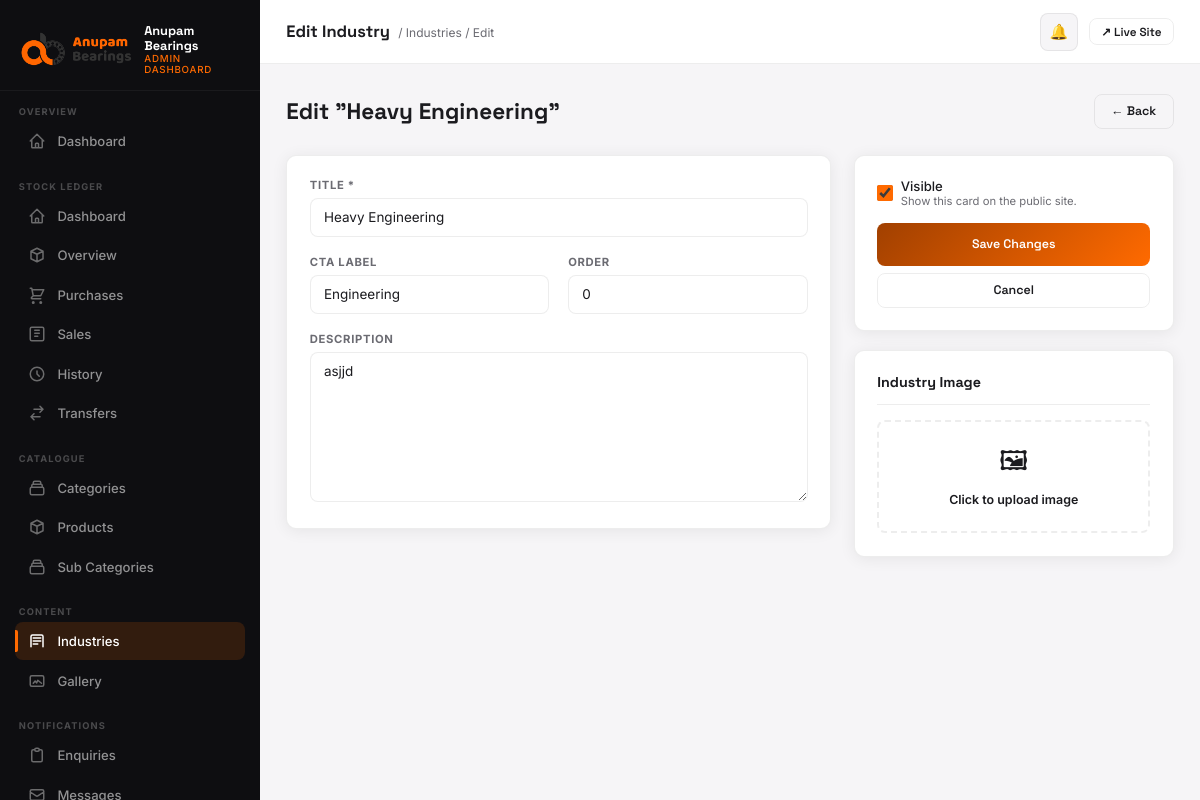
The page /dashboard/industries/2/edit/ (signed in) on the database its author committed.
### core/models.py (models this page shows, shortened)
class IndustryCard(models.Model):
	title = models.CharField(max_length=200)
	description = models.TextField()
	image = models.ImageField(upload_to=industry_image_upload_to, blank=True, null=True)
	cta_label = models.CharField(max_length=80, blank=True, default='Learn More')
	order = models.IntegerField(default=0)
	is_active = models.BooleanField(default=True)
	class Meta:
		ordering = ['order', 'title']
		verbose_name = 'Industry card'
		verbose_name_plural = 'Industry cards'

### dashboard/views.py (the view, shortened to what this page needs)
# urls.py: path('industries/<int:pk>/edit/', views.industry_edit,          name='industry_edit'),
@login_required(login_url='/dashboard/login/')
@staff_required
@role_required(UserProfile.ADMIN)
def industry_edit(request, pk):
    industry = get_object_or_404(IndustryCard, pk=pk)
    return render(request, 'dashboard/industry_form.html', {'industry': industry})

### core/context_processors.py (called while the page is built)
def seo(request):
    return build_seo_context(request)

### core/seo.py (called while the page is built)
def site_url() -> str:
    return getattr(settings, 'SITE_URL', 'https://anupambearings.com').rstrip('/')

def absolute_url(path: str) -> str:
    if not path:
        return site_url()
    parsed = urlsplit(path)
    if parsed.scheme:
        return path
    if path.startswith('/'):
        return f'{site_url()}{path}'
    return f"{site_url()}/{path.lstrip('/')}"

def build_canonical_url(request, *, path: str | None = None) -> str:
    canonical_path = path if path is not None else request.path
    return absolute_url(canonical_path)

def _serialize_schema(schema: dict) -> str:
    return json.dumps(schema, ensure_ascii=False, separators=(',', ':'))

def website_schema() -> dict:
    return {
        '@context': 'https://schema.org',
        '@type': 'WebSite',
        '@id': f'{site_url()}#website',
        'url': site_url(),
        'name': SITE_NAME,
        'alternateName': 'Anupam Bearings India',
        'description': SITE_DESCRIPTION,
        'publisher': {'@id': f'{site_url()}#organization'},
        'potentialAction': {
            '@type': 'SearchAction',
            'target': {
                '@type': 'EntryPoint',
                'urlTemplate': f'{site_url()}/products/?q={{search_term_string}}',
            },
            'query-input': 'required name=search_term_string',
        },
    }

### stock_ledger/context_processors.py (called while the page is built, shortened)
def dashboard_role(request):
    user = getattr(request, 'user', None)
    if not user or not user.is_authenticated or not user.is_staff:
        return {}
    profile = getattr(user, 'stock_profile', None)
    if profile is None:
        return {}
    return {
        'dash_role': profile.role,
        'dash_branch': profile.branch,
    }

def low_stock_alert(request):
    user = getattr(request, 'user', None)
    if not user or not user.is_authenticated or not user.is_staff:
        return {'show_low_stock_modal': False}
    profile = getattr(user, 'stock_profile', None)
    if profile is None or profile.role not in (UserProfile.ADMIN, UserProfile.BRANCH_STAFF):
        return {'show_low_stock_modal': False}
    if request.session.get('low_stock_alert_shown'):
        return {'show_low_stock_modal': False}

### templates/dashboard/industry_form.html (shortened to what this page needs)
{% extends "dashboard/base.html" %}
{% block page_title %}{% if industry %}Edit Industry{% else %}Add Industry{% endif %}{% endblock %}
{% block breadcrumb %}<span class="topbar-breadcrumb">/ <a href="{% url 'dashboard:industries' %}" style="color:var(--muted);text-decoration:none;">Industries</a> / {% if industry %}Edit{% else %}New{% endif %}</span>{% endblock %}
{% block nav_industries %}active{% endblock %}
{% block content %}
<div class="page-header">
  <div class="page-header-left">
    <h1>{% if industry %}Edit "{{ industry.title }}"{% else %}Add New Industry{% endif %}</h1>
  </div>
  <a href="{% url 'dashboard:industries' %}" class="btn btn-ghost">← Back</a>
</div>
<form method="POST" enctype="multipart/form-data">
  <div style="display:grid;grid-template-columns:1fr 320px;gap:1.5rem;align-items:start;">
    <div class="card card-pad">
      <div class="form-grid">
        <div class="form-group">
          <label>Title *</label>
          <input class="form-input" type="text" name="title" required value="{{ industry.title|default:'' }}" placeholder="e.g. Heavy Engineering"/>
        </div>
        <div class="form-row">
          <div class="form-group">
            <label>CTA Label</label>
            <input class="form-input" type="text" name="cta_label" value="{{ industry.cta_label|default:'Learn More' }}" placeholder="e.g. Processing"/>
          </div>
          <div class="form-group">
            <label>Order</label>
            <input class="form-input" type="number" name="order" value="{{ industry.order|default:0 }}" min="0"/>
          </div>
        </div>
        <div class="form-group">
          <label>Description</label>
          <textarea class="form-input" name="description" style="min-height:150px;" placeholder="Describe this industry card…">{{ industry.description|default:'' }}</textarea>
        </div>
      </div>
    </div>
    <div style="display:flex;flex-direction:column;gap:1.25rem;">
      <div class="card card-pad">
        <label class="form-check" style="margin-bottom:1rem;">
          <input type="checkbox" name="is_active" {% if not industry or industry.is_active %}checked{% endif %}/>
          <div>
            <div class="form-check-label">Visible</div>
            <div style="font-size:0.75rem;color:var(--muted);">Show this card on the public site.</div>
          </div>
        </label>
        <button type="submit" class="btn btn-primary" style="width:100%;justify-content:center;padding:0.875rem;">{% if industry %}Save Changes{% else %}Add Industry{% endif %}</button>
        <a href="{% url 'dashboard:industries' %}" class="btn btn-ghost" style="width:100%;justify-content:center;margin-top:0.5rem;">Cancel</a>
      </div>
      <div class="card card-pad">
        <h3 style="font-family:var(--font-d);font-size:0.95rem;font-weight:700;margin-bottom:1rem;padding-bottom:0.875rem;border-bottom:1px solid var(--border);">Industry Image</h3>
        <div style="border:2px dashed var(--border);border-radius:8px;padding:1.25rem;text-align:center;cursor:pointer;" onclick="document.getElementById('industry-image').click()">
          <div style="font-size:1.8rem;margin-bottom:0.35rem;">🖼</div>
          <div style="font-size:0.83rem;font-weight:600;">Click to upload image</div>
        </div>
      </div>
    </div>
  </div>
</form>
{% endblock %}

### templates/dashboard/base.html (style rules this page uses)
*, *::before, *::after { box-sizing: border-box; margin: 0; padding: 0; }
:root { --orange: #ff6a00; --orange-dk: #a14000; --surface: #f6f5f7; --card: #ffffff; --sidebar-bg: #0e0e11; --sidebar-w: 260px; --on: #1b1b1f; --muted: #6b6b72; --border: rgba(0,0,0,0.07); --grad: linear-gradient(135deg,#a14000 0%,#ff6a00 100%); --radius: 10px; --shadow: 0 2px 16px rgba(0,0,0,0.07); --shadow-lg: 0 8px 40px rgba(0,0,0,0.12); --font-d: 'Space Grotesk', sans-serif; --font-b: 'Inter', sans-serif; }
html { font-size: 15px; -webkit-font-smoothing: antialiased; }
body { font-family: var(--font-b); background: var(--surface); color: var(--on); display: flex; min-height: 100vh; overflow-x: hidden; }
.topbar-breadcrumb { font-size: 0.8rem; color: var(--muted); margin-left: 4px; }
.page-header { display: flex; align-items: center; justify-content: space-between; margin-bottom: 1.75rem; gap: 1rem; flex-wrap: wrap; }
.page-header-left h1 { font-family: var(--font-d); font-size: 1.5rem; font-weight: 700; }
.card { background: var(--card); border-radius: var(--radius); border: 1px solid var(--border); box-shadow: var(--shadow); }
.card-pad { padding: 1.5rem; }
.btn { display: inline-flex; align-items: center; gap: 0.4rem; padding: 0.55rem 1.1rem; border-radius: 8px; font-family: var(--font-d); font-size: 0.83rem; font-weight: 600; cursor: pointer; border: none; text-decoration: none; transition: all 0.18s; }
.btn-primary { background: var(--grad); color: #fff; }
.btn-ghost { background: transparent; color: var(--on); border: 1px solid var(--border); }
.form-grid { display: grid; gap: 1.25rem; }
.form-row { display: grid; grid-template-columns: 1fr 1fr; gap: 1.25rem; }
.form-group label { display: block; font-size: 0.75rem; font-weight: 700; letter-spacing: 0.06em; text-transform: uppercase; color: var(--muted); margin-bottom: 0.35rem; }
.form-input { width: 100%; padding: 0.7rem 0.875rem; border: 1px solid var(--border); border-radius: 8px; font-family: var(--font-b); font-size: 0.9rem; color: var(--on); background: var(--card); outline: none; transition: border-color 0.18s, box-shadow 0.18s; }
textarea.form-input { min-height: 100px; resize: vertical; }
.form-check { display: flex; align-items: center; gap: 0.5rem; cursor: pointer; }
.form-check input { width: 16px; height: 16px; accent-color: var(--orange); cursor: pointer; }
.form-check-label { font-size: 0.875rem; font-weight: 500; color: var(--on); }

### rows shown on the page
IndustryCard: title "Heavy Engineering", cta_label "Engineering", order "0", description "asjjd", is_active "☑"
